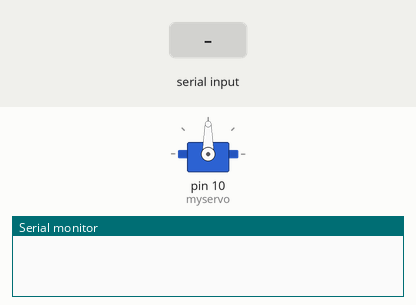
Simulated run of this sketch. Board: Arduino Uno, built with avr-gcc and run on an emulated ATmega328P. On the bench: servo, the last lines printed to the serial monitor. Inputs (shaded band) come from the test bench.

Above: at 1.2 s.
1.3 s: "90,45\n" received over Serial
At 2.8 s:
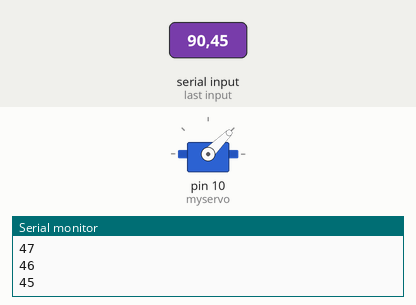
4.3 s: "30,150\n" received over Serial
At 5.6 s:
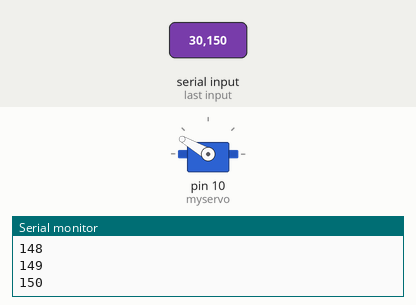
7.3 s: "200\n" received over Serial
At 11.1 s:
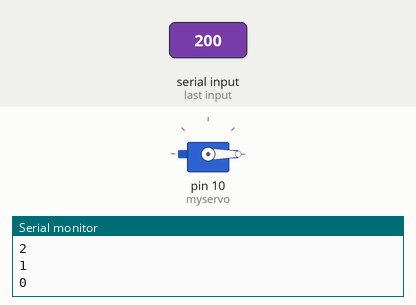
Timing chart, 0 to 12.6 s (numbered marks = the images above; inputs shaded):
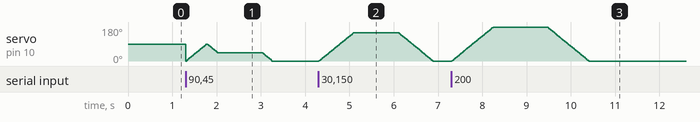

Measured:
- after the input at 4.3 s, servo on pin 10 (myservo): rises from 0° to 150° in 0.78 s, then falls to 0° in 1.8 s
- after the input at 7.3 s, servo on pin 10 (myservo): rises from 0° to 180° in 0.93 s, then falls to 0° in 2.2 s

The sketch:

day_4_1.ino
```cpp
#include<Servo.h>
Servo myservo;
int a=0,i=0,pos=0;
void setup() {
myservo.attach(10);
Serial.begin(9600);

}

void loop() {
  while(Serial.available()>0)
  {
   a=Serial.parseInt();
if  (a>=pos)
{ for(i=pos;i<=a;i++)
  {
  myservo.write(i);
  delay(5);
pos=i;
Serial.println(i);
}
}
else {
 for(i=pos;i>=a;i--)
  {
  myservo.write(i);
  delay(5);
pos=i;
Serial.println(i);
  }
}

}
}
```
